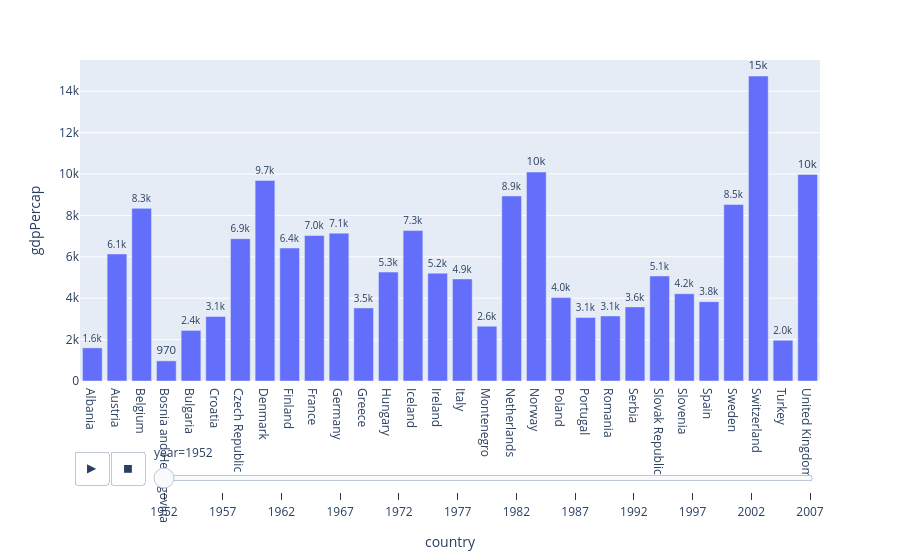

The cell this chart's notebook holds for it:
### Code cell
fig=px.bar(filt,x=filt['country'],y=filt['gdpPercap'],animation_frame=filt['year'],text_auto='.2s')
fig.update_traces(textfont_size=12, textangle=0, textposition="outside", cliponaxis=False)
fig.show()

### Figure 1 — Plotly figure (JSON) as saved in the notebook; plotly's stock layout.template omitted (floating-point values rounded to 4 significant figures)
{"data": [{"cliponaxis": false, "hovertemplate": "year=1952<br>country=%{x}<br>gdpPercap=%{y}<extra></extra>", "legendgroup": "", "marker": {"color": "#636efa", "pattern": {"shape": ""}}, "name": "", "orientation": "v", "showlegend": false, "textangle": 0, "textfont": {"size": 12}, "textposition": "outside", "texttemplate": "%{y:.2s}", "type": "bar", "x": ["Albania", "Austria", "Belgium", "Bosnia and Herzegovina", "Bulgaria", "Croatia", "Czech Republic", "Denmark", "Finland", "France", "Germany", "Greece", "Hungary", "Iceland", "Ireland", "Italy", "Montenegro", "Netherlands", "Norway", "Poland", "Portugal", "Romania", "Serbia", "Slovak Republic", "Slovenia", "Spain", "Sweden", "Switzerland", "Turkey", "United Kingdom"], "xaxis": "x", "y": [1601.0, 6137.0, 8343.0, 973.5, 2444.0, 3119.0, 6876.0, 9692.0, 6425.0, 7030.0, 7144.0, 3531.0, 5264.0, 7268.0, 5210.0, 4931.0, 2648.0, 8942.0, 10100.0, 4029.0, 3068.0, 3145.0, 3581.0, 5075.0, 4215.0, 3834.0, 8528.0, 14730.0, 1969.0, 9980.0], "yaxis": "y"}], "layout": {"barmode": "relative", "legend": {"tracegroupgap": 0}, "margin": {"t": 60}, "sliders": [{"active": 0, "currentvalue": {"prefix": "year="}, "len": 0.9, "pad": {"b": 10, "t": 60}, "steps": [{"args": [["1952"], {"frame": {"duration": 0, "redraw": true}, "fromcurrent": true, "mode": "immediate", "transition": {"duration": 0, "easing": "linear"}}], "label": "1952", "method": "animate"}, {"args": [["1957"], {"frame": {"duration": 0, "redraw": true}, "fromcurrent": true, "mode": "immediate", "transition": {"duration": 0, "easing": "linear"}}], "label": "1957", "method": "animate"}, {"args": [["1962"], {"frame": {"duration": 0, "redraw": true}, "fromcurrent": true, "mode": "immediate", "transition": {"duration": 0, "easing": "linear"}}], "label": "1962", "method": "animate"}, {"args": [["1967"], {"frame": {"duration": 0, "redraw": true}, "fromcurrent": true, "mode": "immediate", "transition": {"duration": 0, "easing": "linear"}}], "label": "1967", "method": "animate"}, {"args": [["1972"], {"frame": {"duration": 0, "redraw": true}, "fromcurrent": true, "mode": "immediate", "transition": {"duration": 0, "easing": "linear"}}], "label": "1972", "method": "animate"}, {"args": [["1977"], {"frame": {"duration": 0, "redraw": true}, "fromcurrent": true, "mode": "immediate", "transition": {"duration": 0, "easing": "linear"}}], "label": "1977", "method": "animate"}, {"args": [["1982"], {"frame": {"duration": 0, "redraw": true}, "fromcurrent": true, "mode": "immediate", "transition": {"duration": 0, "easing": "linear"}}], "label": "1982", "method": "animate"}, {"args": [["1987"], {"frame": {"duration": 0, "redraw": true}, "fromcurrent": true, "mode": "immediate", "transition": {"duration": 0, "easing": "linear"}}], "label": "1987", "method": "animate"}, {"args": [["1992"], {"frame": {"duration": 0, "redraw": true}, "fromcurrent": true, "mode": "immediate", "transition": {"duration": 0, "easing": "linear"}}], "label": "1992", "method": "animate"}, {"args": [["1997"], {"frame": {"duration": 0, "redraw": true}, "fromcurrent": true, "mode": "immediate", "transition": {"duration": 0, "easing": "linear"}}], "label": "1997", "method": "animate"}, {"args": [["2002"], {"frame": {"duration": 0, "redraw": true}, "fromcurrent": true, "mode": "immediate", "transition": {"duration": 0, "easing": "linear"}}], "label": "2002", "method": "animate"}, {"args": [["2007"], {"frame": {"duration": 0, "redraw": true}, "fromcurrent": true, "mode": "immediate", "transition": {"duration": 0, "easing": "linear"}}], "label": "2007", "method": "animate"}], "x": 0.1, "xanchor": "left", "y": 0, "yanchor": "top"}], "updatemenus": [{"buttons": [{"args": [null, {"frame": {"duration": 500, "redraw": true}, "fromcurrent": true, "mode": "immediate", "transition": {"duration": 500, "easing": "linear"}}], "label": "&#9654;", "method": "animate"}, {"args": [[null], {"frame": {"duration": 0, "redraw": true}, "fromcurrent": true, "mode": "immediate", "transition": {"duration": 0, "easing": "linear"}}], "label": "&#9724;", "method": "animate"}], "direction": "left", "pad": {"r": 10, "t": 70}, "showactive": false, "type": "buttons", "x": 0.1, "xanchor": "right", "y": 0, "yanchor": "top"}], "xaxis": {"anchor": "y", "domain": [0, 1], "title": {"text": "country"}}, "yaxis": {"anchor": "x", "domain": [0, 1], "title": {"text": "gdpPercap"}}}}
